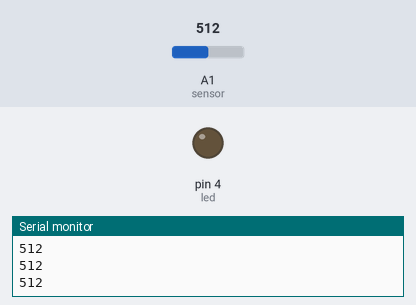
Recording of a sketch running on a simulated Arduino Uno, built with avr-gcc and run on an emulated ATmega328P. On the bench: output pins drawn as LEDs (lit = HIGH), the last lines printed to the serial monitor. The inputs (shaded band) are chosen by the test bench; at power-on: A1 (sensor) = 512.

Above: at 1.2 s.
1.3 s: A1 (sensor) set to 22
2.8 s: A1 (sensor) set to 18
At 3.2 s:
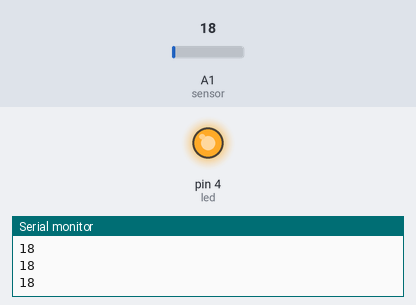
4.3 s: A1 (sensor) set to 122
At 5.5 s:
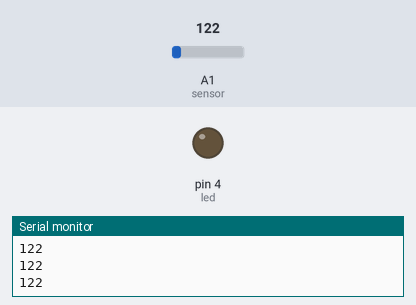
5.8 s: A1 (sensor) set to 10
At 6.6 s:
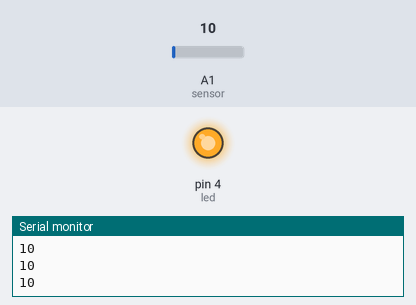
Timing chart, 0 to 8.3 s (numbered marks = the images above; inputs shaded):
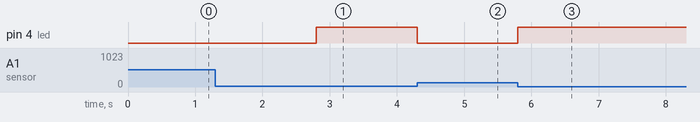

The sketch:

sensor.ino.ino
```cpp
int led = 4;
int sensor = A1;
int valorsensor = 0;

void setup() {
  Serial.begin(9600);
  pinMode (led, OUTPUT);

}

void loop() {
  Serial.println(valorsensor);
  valorsensor = analogRead (sensor);

  if((valorsensor) < 20){
    digitalWrite(led, HIGH);
  } else {
  digitalWrite(led, LOW);
  }
}
```

Measured:
- the behaviour switches between 20 and 19 on A1 (sensor) (found by bisection; images 0 and 1)
- after the input at 2.8 s, pin 4 (led): LOW → HIGH at once
- after the input at 4.3 s, pin 4 (led): HIGH → LOW at once
- after the input at 5.8 s, pin 4 (led): LOW → HIGH at once
